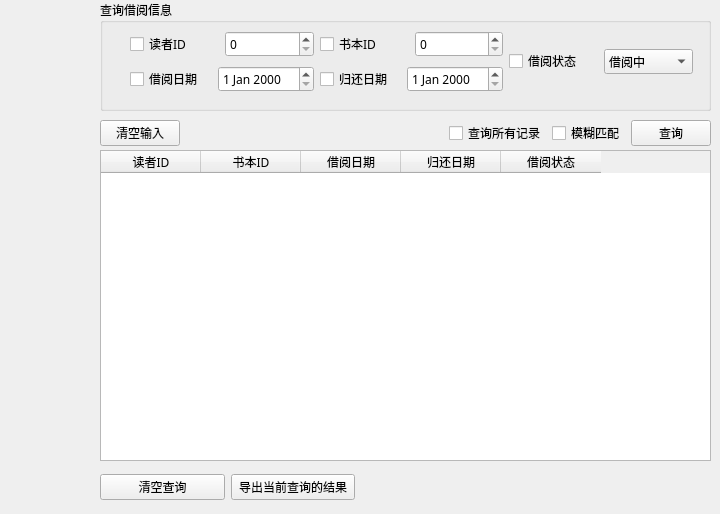
        <widget class="QWidget" name="borrowManageTab">
         <attribute name="title">
          <string>借阅管理</string>
         </attribute>
         <widget class="QGroupBox" name="groupBox_7">
          <property name="geometry">
           <rect>
            <x>100</x>
            <y>0</y>
            <width>611</width>
            <height>111</height>
           </rect>
          </property>
          <property name="font">
           <font>
            <family>PingFang SC</family>
           </font>
          </property>
          <property name="title">
           <string>查询借阅信息</string>
          </property>
          <widget class="QWidget" name="layoutWidget">
           <property name="geometry">
            <rect>
             <x>30</x>
             <y>28</y>
             <width>563</width>
             <height>69</height>
            </rect>
           </property>
           <layout class="QGridLayout" name="gridLayout_5">
            <item row="0" column="0">
             <layout class="QHBoxLayout" name="horizontalLayout_27">
              <item>
               <widget class="QCheckBox" name="searchRecordReaderIDCheckBox">
                <property name="font">
                 <font>
                  <family>PingFang SC</family>
                 </font>
                </property>
                <property name="text">
                 <string>读者ID</string>
                </property>
               </widget>
              </item>
              <item>
               <widget class="QSpinBox" name="searchRecordReaderIDSpinBox">
                <property name="maximum">
                 <number>999999999</number>
                </property>
               </widget>
              </item>
             </layout>
            </item>
            <item row="0" column="1">
             <layout class="QHBoxLayout" name="horizontalLayout_36">
              <item>
               <widget class="QCheckBox" name="searchRecordBookIDCheckBox">
                <property name="font">
                 <font>
                  <family>PingFang SC</family>
                 </font>
                </property>
                <property name="text">
                 <string>书本ID</string>
                </property>
               </widget>
              </item>
              <item>
               <widget class="QSpinBox" name="searchRecordBookIDSpinBox">
                <property name="maximum">
                 <number>999999999</number>
                </property>
               </widget>
              </item>
             </layout>
            </item>
            <item row="0" column="2" rowspan="2">
             <layout class="QHBoxLayout" name="horizontalLayout_40">
              <item>
               <widget class="QCheckBox" name="searchRecordBookStatusCheckBox">
                <property name="font">
                 <font>
                  <family>PingFang SC</family>
                 </font>
                </property>
                <property name="text">
                 <string>借阅状态</string>
                </property>
               </widget>
              </item>
              <item>
               <widget class="QComboBox" name="searchRecordBookStatusComboBox">
                <property name="font">
                 <font>
                  <family>PingFang SC</family>
                 </font>
                </property>
                <item>
                 <property name="text">
                  <string>借阅中</string>
                 </property>
                </item>
                <item>
                 <property name="text">
                  <string>已返还</string>
                 </property>
                </item>
               </widget>
              </item>
             </layout>
            </item>
            <item row="1" column="0">
             <layout class="QHBoxLayout" name="horizontalLayout_38">
              <item>
               <widget class="QCheckBox" name="searchRecordBorrowDateCheckBox">
                <property name="font">
                 <font>
                  <family>PingFang SC</family>
                 </font>
                </property>
                <property name="text">
                 <string>借阅日期</string>
                </property>
               </widget>
              </item>
              <item>
               <widget class="QDateEdit" name="searchRecordBorrowDateDateEdit">
                <property name="font">
                 <font>
                  <family>PingFang SC</family>
                 </font>
                </property>
               </widget>
              </item>
             </layout>
            </item>
            <item row="1" column="1">
             <layout class="QHBoxLayout" name="horizontalLayout_39">
              <item>
               <widget class="QCheckBox" name="searchRecordReturnDateCheckBox">
                <property name="font">
                 <font>
                  <family>PingFang SC</family>
                 </font>
                </property>
                <property name="text">
                 <string>归还日期</string>
                </property>
               </widget>
              </item>
              <item>
               <widget class="QDateEdit" name="searchRecordReturnDateDateEdit">
                <property name="font">
                 <font>
                  <family>PingFang SC</family>
                 </font>
                </property>
               </widget>
              </item>
             </layout>
            </item>
           </layout>
          </widget>
         </widget>
         <widget class="QWidget" name="layoutWidget_5">
          <property name="geometry">
           <rect>
            <x>100</x>
            <y>110</y>
            <width>611</width>
            <height>47</height>
           </rect>
          </property>
          <layout class="QHBoxLayout" name="horizontalLayout_42">
           <item>
            <widget class="QPushButton" name="clearInputSearchRecordPushButton">
             <property name="font">
              <font>
               <family>PingFang SC</family>
              </font>
             </property>
             <property name="text">
              <string>清空输入</string>
             </property>
            </widget>
           </item>
           <item>
            <spacer name="horizontalSpacer_8">
             <property name="orientation">
              <enum>Qt::Horizontal</enum>
             </property>
             <property name="sizeHint" stdset="0">
              <size>
               <width>40</width>
               <height>20</height>
              </size>
             </property>
            </spacer>
           </item>
           <item>
            <layout class="QHBoxLayout" name="horizontalLayout_44">
             <item>
              <widget class="QCheckBox" name="searchAllRecordsCheckBox">
               <property name="font">
                <font>
                 <family>PingFang SC</family>
                </font>
               </property>
               <property name="text">
                <string>查询所有记录</string>
               </property>
              </widget>
             </item>
             <item>
              <widget class="QCheckBox" name="vagueRecordCheckBox">
               <property name="font">
                <font>
                 <family>PingFang SC</family>
                </font>
               </property>
               <property name="text">
                <string>模糊匹配</string>
               </property>
              </widget>
             </item>
             <item>
              <widget class="QPushButton" name="searchRecordPushButton">
               <property name="font">
                <font>
                 <family>PingFang SC</family>
                </font>
               </property>
               <property name="text">
                <string>查询</string>
               </property>
               <property name="shortcut">
                <string/>
               </property>
               <property name="autoDefault">
                <bool>false</bool>
               </property>
               <property name="flat">
                <bool>false</bool>
               </property>
              </widget>
             </item>
            </layout>
           </item>
          </layout>
         </widget>
         <widget class="QTableWidget" name="recordShowTableWidget">
          <property name="geometry">
           <rect>
            <x>100</x>
            <y>150</y>
            <width>611</width>
            <height>311</height>
           </rect>
          </property>
          <property name="font">
           <font>
            <family>PingFang SC</family>
            <weight>50</weight>
            <bold>false</bold>
           </font>
          </property>
          <property name="editTriggers">
           <set>QAbstractItemView::NoEditTriggers</set>
          </property>
          <property name="selectionMode">
           <enum>QAbstractItemView::SingleSelection</enum>
          </property>
          <property name="selectionBehavior">
           <enum>QAbstractItemView::SelectRows</enum>
          </property>
          <property name="showGrid">
           <bool>true</bool>
          </property>
          <property name="gridStyle">
           <enum>Qt::SolidLine</enum>
          </property>
          <property name="sortingEnabled">
           <bool>false</bool>
          </property>
          <property name="wordWrap">
           <bool>false</bool>
          </property>
          <property name="cornerButtonEnabled">
           <bool>true</bool>
          </property>
          <property name="rowCount">
           <number>0</number>
          </property>
          <column>
           <property name="text">
            <string>读者ID</string>
           </property>
          </column>
          <column>
           <property name="text">
            <string>书本ID</string>
           </property>
          </column>
          <column>
           <property name="text">
            <string>借阅日期</string>
           </property>
          </column>
          <column>
           <property name="text">
            <string>归还日期</string>
           </property>
          </column>
          <column>
           <property name="text">
            <string>借阅状态</string>
           </property>
          </column>
         </widget>
         <widget class="QWidget" name="layoutWidget_7">
          <property name="geometry">
           <rect>
            <x>100</x>
            <y>470</y>
            <width>255</width>
            <height>35</height>
           </rect>
          </property>
          <layout class="QHBoxLayout" name="horizontalLayout_45">
           <item>
            <widget class="QPushButton" name="clearRecordShowPushButton">
             <property name="font">
              <font>
               <family>PingFang SC</family>
              </font>
             </property>
             <property name="text">
              <string>清空查询</string>
             </property>
            </widget>
           </item>
           <item>
            <widget class="QPushButton" name="exportResultRecordPushButton">
             <property name="font">
              <font>
               <family>PingFang SC</family>
              </font>
             </property>
             <property name="text">
              <string>导出当前查询的结果</string>
             </property>
            </widget>
           </item>
          </layout>
         </widget>
        </widget>
